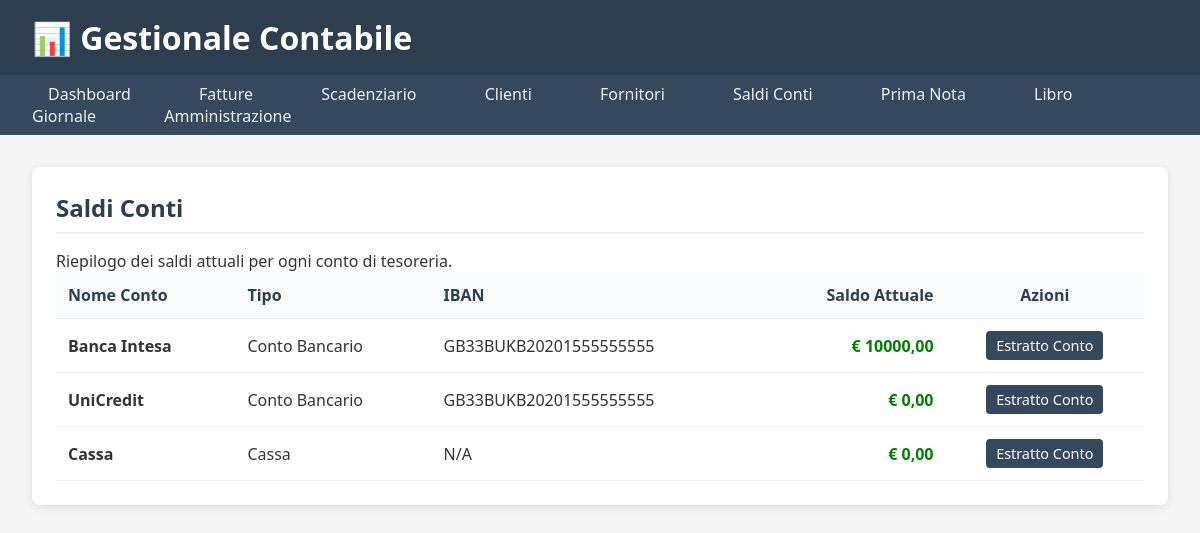
/tesoreria/saldi/, run on the app's committed database.
### tesoreria/models.py (models this page shows, shortened)
class ContoBancario(models.Model):
    TIPO_CONTO = [
        ('bancario', 'Conto Bancario'),
        ('cassa', 'Cassa'),
        ('paypal', 'PayPal/Conto Online'),
        ('altro', 'Altro'),
    ]
    nome = models.CharField(
        max_length=100,
        verbose_name="Nome Conto",
        help_text="Nome identificativo del conto (es: Banca Intesa Conto Corrente)"
    )
    tipo_conto = models.CharField(
        max_length=10,
        choices=TIPO_CONTO,
        default='bancario',
        verbose_name="Tipo Conto"
    )
    intestatario = models.CharField(
        max_length=200,
        verbose_name="Intestatario",
        blank=True
    )
    iban = models.CharField(
        max_length=27,
        verbose_name="IBAN",
        blank=True,
        validators=[RegexValidator(
            regex=r'^[A-Z]{2}\d{2}[A-Z0-9]{1,30}$',
            message='Inserire un IBAN valido'
        )]
    )
    nome_banca = models.CharField(
        max_length=100,
        verbose_name="Nome Banca",
        blank=True
    )
    conto_contabile = models.ForeignKey(
        PianoDeiConti,
        on_delete=models.PROTECT,
        verbose_name="Conto Contabile Associato",
        null=True, blank=True, # Rendilo opzionale per ora
        limit_choices_to={'codice__startswith': '1.1.0'} # Mostra solo conti di liquidità (Cassa, Banche)
    )
    attivo = models.BooleanField(
        default=True,
        verbose_name="Conto Attivo",
        help_text="Se deselezionato, il conto non sarà più utilizzabile per nuovi movimenti"
    )
    @property
    def saldo(self):
        movimenti = MovimentoContabile.objects.filter(conto_tesoreria=self)
        dare = movimenti.filter(tipo_movimento='dare').aggregate(tot=Sum('importo'))['tot'] or Decimal('0.00')
        avere = movimenti.filter(tipo_movimento='avere').aggregate(tot=Sum('importo'))['tot'] or Decimal('0.00')
        return dare - avere
    class Meta:
        verbose_name = "Conto Bancario"
        verbose_name_plural = "Conti Bancari"
        ordering = ['tipo_conto', 'nome']

### tesoreria/views.py (the view)
# urls.py: path('saldi/', views.saldi_conti, name='saldi_conti'),
def saldi_conti(request):
    conti = ContoBancario.objects.filter(attivo=True)
    context = {
        'conti': conti,
        'titolo_pagina': 'Saldi Conti'
    }
    return render(request, 'tesoreria/saldi_conti.html', context)

### templates/tesoreria/saldi_conti.html
{% extends "base.html" %} {% block content %}
<div class="section">
  <h2>{{ titolo_pagina }}</h2>
  <p>Riepilogo dei saldi attuali per ogni conto di tesoreria.</p>
  <table class="table">
    <thead>
      <tr>
        <th>Nome Conto</th>
        <th>Tipo</th>
        <th>IBAN</th>
        <th style="text-align: right">Saldo Attuale</th>
        <th style="text-align: center">Azioni</th>
      </tr>
    </thead>
    <tbody>
      {% for conto in conti %}
      <tr>
        <td><strong>{{ conto.nome }}</strong></td>
        <td>{{ conto.get_tipo_conto_display }}</td>
        <td>{{ conto.iban|default:"N/A" }}</td>
        <td
          style="text-align: right; font-weight: bold; color: {% if conto.saldo >= 0 %}green{% else %}red{% endif %};"
        >
          € {{ conto.saldo|floatformat:2 }}
        </td>
        <td style="text-align: center">
          <a
            href="{% url 'tesoreria:estratto_conto' pk=conto.pk %}"
            class="button-secondary"
            style="padding: 5px 10px; font-size: 0.9rem"
            >Estratto Conto</a
          >
        </td>
      </tr>
      {% empty %}
      <tr>
        <td colspan="5">Nessun conto di tesoreria trovato.</td>
      </tr>
      {% endfor %}
    </tbody>
  </table>
</div>
{% endblock %}

### templates/base.html (style rules this page uses)
* { margin: 0; padding: 0; box-sizing: border-box; }
body { font-family: "Segoe UI", Tahoma, Geneva, Verdana, sans-serif; background: #f5f5f5; color: #333; }
.section { background: white; padding: 1.5rem; border-radius: 8px; box-shadow: 0 2px 10px rgba(0, 0, 0, 0.1); margin-bottom: 2rem; }
.section h2 { color: #2c3e50; margin-bottom: 1rem; border-bottom: 2px solid #ecf0f1; padding-bottom: 0.5rem; }
.table { width: 100%; border-collapse: collapse; }
.table th, .table td { padding: 0.75rem; text-align: left; border-bottom: 1px solid #ecf0f1; }
.table th { background: #f8f9fa; font-weight: 600; color: #2c3e50; }
.button, .button-primary, .button-secondary { display: inline-block; padding: 10px 20px; border: none; border-radius: 4px; cursor: pointer; font-size: 1rem; text-decoration: none; text-align: center; transition: background-color 0.2s; }
.button-secondary { background: #34495e; color: white; }

### data on the page
ContoBancario: nome "Banca Intesa", tipo_conto "Conto Bancario", iban "GB33BUKB20201555555555", saldo "10000,00"
ContoBancario: nome "UniCredit", tipo_conto "Conto Bancario", iban "GB33BUKB20201555555555", saldo "0,00"
ContoBancario: nome "Cassa", tipo_conto "Cassa", iban "N/A", saldo "0,00"

### other printed values
{{ titolo_pagina }} "Saldi Conti"
